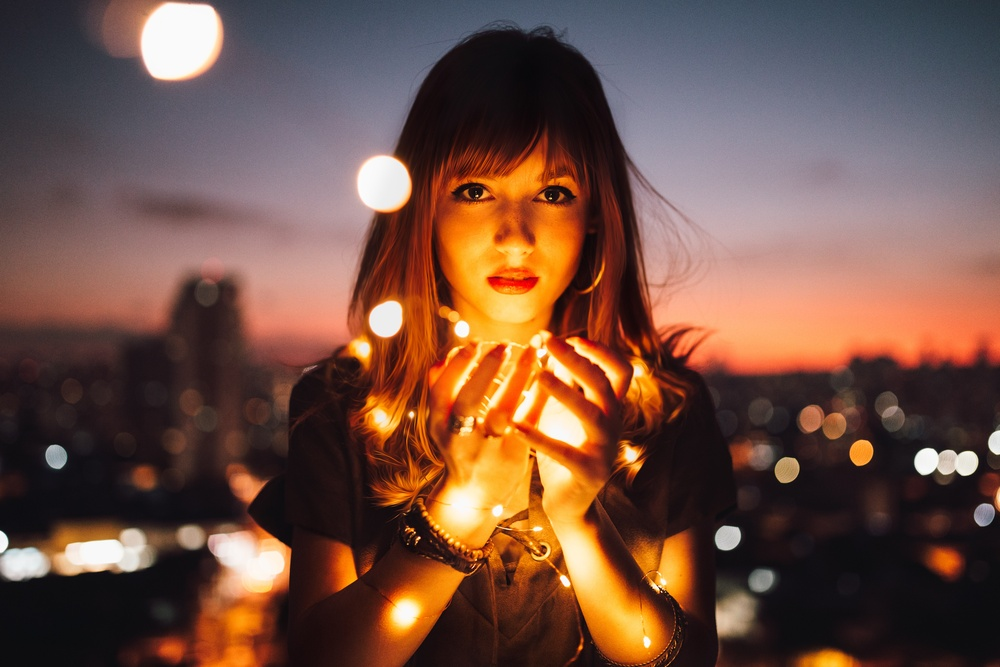
#> input picture adolescence.jpg, 1000 x 667 px, shrunk from 5335 x 3557 before the run, found by its file name
$ python por_emparejamiento_de_img.py
#> lines starting #> are read from the running program, lines starting #| are printed output that depends on the picture
# Detectar imagenes por emparejamienteo con otra imagen
import matplotlib.pyplot as plt
import cv2
import os

# Imagen de la Adolecente
adolescence = os.getcwd()+'/adolescence.jpg'
face_adolescence = os.getcwd()+'/adolescence-face.jpg'

# se carga la imagen de la adolecente
imagen = cv2.imread(adolescence)
#> imagen is the input picture: shape (667, 1000, 3); mean B, G, R 67.3, 80.2, 113.6
# se modifica su color de la imagen para mostrarlo
imagen = cv2.cvtColor(imagen, cv2.COLOR_BGR2RGB)

# Se carga la imgen de la cara de la adolecente
imgen_face = cv2.imread(face_adolescence)
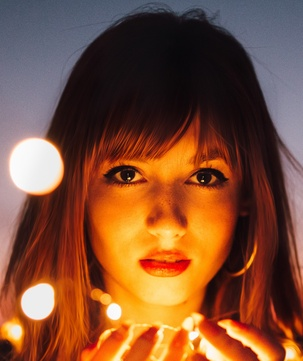
#> input picture adolescence-face.jpg, 303 x 361 px, shrunk from 1615 x 1925 before the run, found by its file name
#> imgen_face is the input picture: shape (361, 303, 3); mean B, G, R 52.5, 78.5, 127.6
imgen_face = cv2.cvtColor(imgen_face, cv2.COLOR_BGR2RGB)

# Se busca la el rostro de la mujer en la imagen original con este metodo
metodo = cv2.TM_CCOEFF
# La variable resultado es un mapar de calor donde indica donde esta el objeto que se busca
resultado = cv2.matchTemplate(imagen, imgen_face, method=metodo)
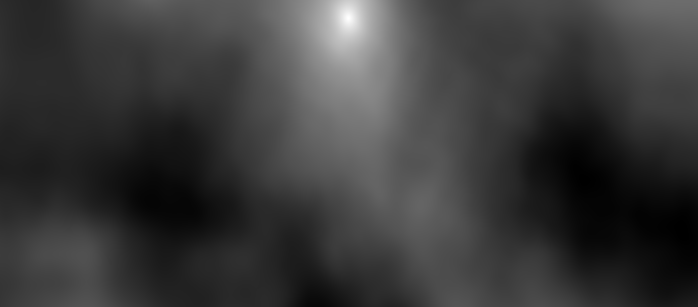
#> resultado: shape (307, 698) float32; min -547419392, max 1.62e+09, mean -53909744; drawn with min black and max white

# Obtenemos las cordenadas de donde esta el mapa de calor
valor_min, valor_max, pos_min, pos_max = cv2.minMaxLoc(resultado)
#> valor_min = -547419392; valor_max = 1.62e+09; pos_min = (681, 228); pos_max = (348, 18)

# Para dibujar un rectangulo del tamanio de la cara se obtiene el tamanio de la cara asi
print('El tamanio del rostro es de {}'.format(imgen_face.shape))
#| El tamanio del rostro es de (361, 303, 3)
# Con esto asignamos cada valor en cada variable
alto, ancho, colores = imgen_face.shape
#> alto = 361; ancho = 303; colores = 3
# Se calcula las posiciones del rectangulo
top_izquierda = pos_max
#> top_izquierda = (348, 18)
bottom_derecha = (pos_max[0]+ancho, pos_max[1]+alto)
#> bottom_derecha = (651, 379)

# Dibujamos el rectangulo en la imagen de la mujer donde este el rostro de ella
cv2.rectangle(imagen, top_izquierda, bottom_derecha, (255,255,255), 8)
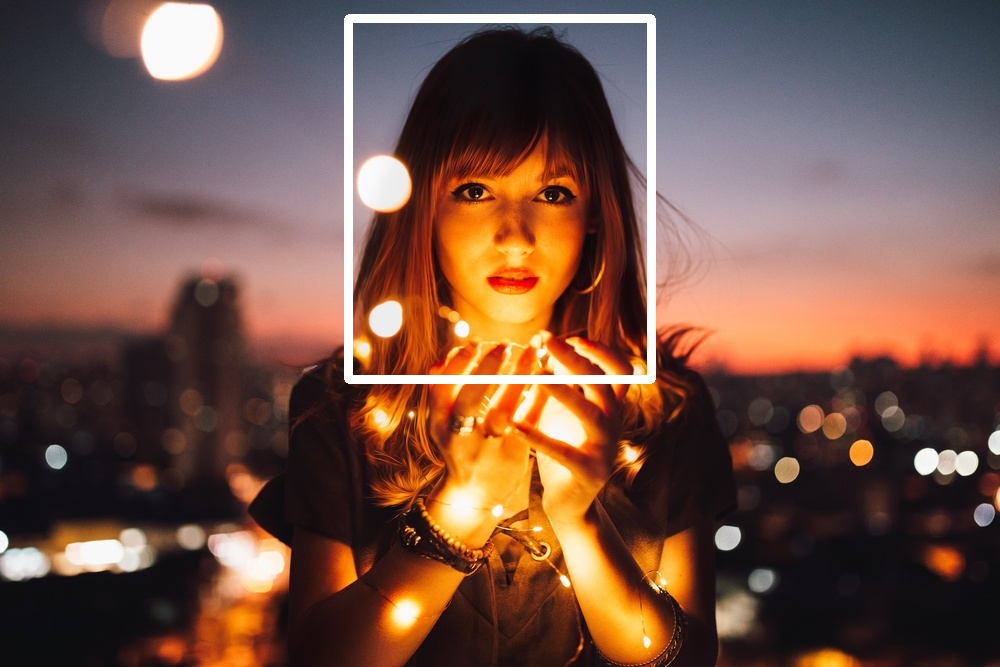
#> imagen: shape (667, 1000, 3); mean R, G, B 115.6, 82.8, 70.1

# Mostramos la imagen con el rectangulo
plt.imshow(imagen)
plt.show()

# [11 lines of commented-out code are left out]
